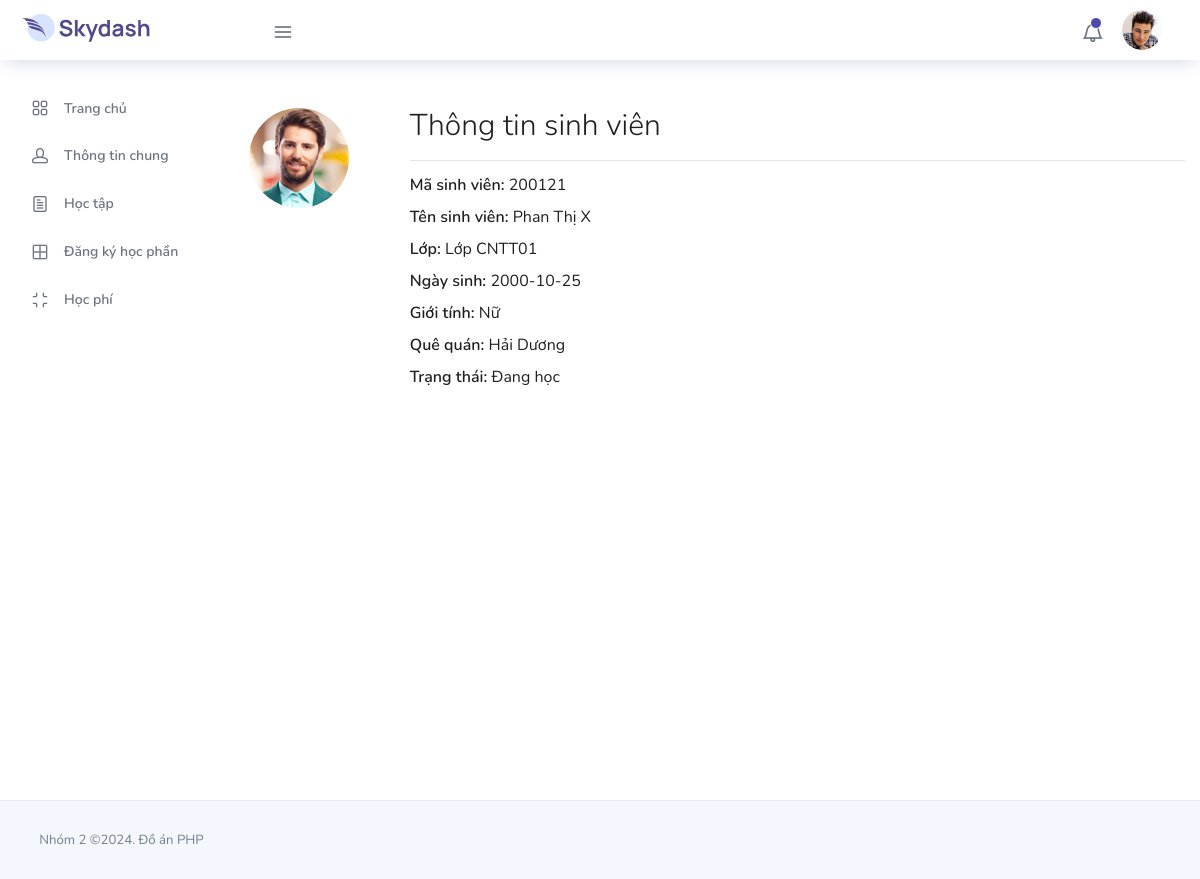
The app's page /src/SinhVien/infomationSV.php (signed in) with its own data.
### tables this page shows
CREATE TABLE SinhVien (
    MaSV VARCHAR(15) PRIMARY KEY,
    TenSV NVARCHAR(100),
    GioiTinh NVARCHAR(10),
    NgaySinh DATE,
    QueQuan NVARCHAR(100),
	TrangThai NVARCHAR(30)
);

CREATE TABLE Lop (
    MaLop INT AUTO_INCREMENT PRIMARY KEY,
    TenLop NVARCHAR(100),
    MaKhoa INT,
    MaGiaoVien varchar(15),
    TrangThai NVARCHAR(20),
	MaMon INT,
    FOREIGN KEY (MaKhoa) REFERENCES Khoa(MaKhoa),
	FOREIGN KEY (MaGiaoVien) REFERENCES GiaoVien(MaGiaoVien),
    FOREIGN KEY (MaMon) REFERENCES MonHoc(MaMH)
);

### src/SinhVien/infomationSV.php (the view, shortened to what this page needs)
<?php
include __DIR__ . "/../ConnectSQL/connect.php";
$username = $_SESSION['username'];
$sql = "SELECT SinhVien.MaSV, SinhVien.TenSV, SinhVien.GioiTinh, SinhVien.NgaySinh, SinhVien.QueQuan, SinhVien.TrangThai, Lop.TenLop
        FROM SinhVien, SinhVien_Lop, Lop
        WHERE SinhVien.MaSV = SinhVien_Lop.MaSV and SinhVien_Lop.MaLop = Lop.MaLop and SinhVien.MaSV = :username";
$stm = $conn->prepare($sql);
$stm->bindParam(':username', $username);
$stm->execute();
$data = $stm->fetch(PDO::FETCH_OBJ);
?>
<?php include __DIR__ . "/../Shared/headerSV.php"; ?>
      <div class="container mt-5">
        <div class="row">
            <div class="col-md-2">
                <img src="\skydash\images\faces\face1.jpg" alt="Avatar của sinh viên" class="img-fluid rounded-circle mb-3">
            </div>
            <div class="col-md-10">
                <h1 class="display-4">Thông tin sinh viên</h1>
                <hr>
                <div class="mb-3">
                    <h2 class="h5">Mã sinh viên: <span class="font-weight-normal"><?php echo $data->MaSV ?></span></h2>
                </div>
                <div class="mb-3">
                    <h2 class="h5">Tên sinh viên: <span class="font-weight-normal"><?php echo $data->TenSV ?></span></h2>
                </div>
                <div class="mb-3">
                    <h2 class="h5">Lớp: <span class="font-weight-normal"><?php echo $data->TenLop ?></span></h2>
                </div>
                <div class="mb-3">
                    <h2 class="h5">Ngày sinh: <span class="font-weight-normal"><?php echo $data->NgaySinh ?></span></h2>
                </div>
                <div class="mb-3">
                    <h2 class="h5">Giới tính: <span class="font-weight-normal"><?php echo $data->GioiTinh ?></span></h2>
                </div>
                <div class="mb-3">
                    <h2 class="h5">Quê quán: <span class="font-weight-normal"><?php echo $data->QueQuan ?></span></h2>
                </div>
                <div class="mb-3">
                    <h2 class="h5">Trạng thái: <span class="font-weight-normal"><?php echo $data->TrangThai ?></span></h2>
                </div>
            </div>
        </div>
      </div>
    </div>
  </div>
  <?php include __DIR__ . "/../Shared/footer.php"; ?>

### records on screen
sinhvien: MaSV "200121", TenSV "Phan Thị X", NgaySinh "2000-10-25", GioiTinh "Nữ", QueQuan "Hải Dương", TrangThai "Đang học"
lop: TenLop "Lớp CNTT01"
